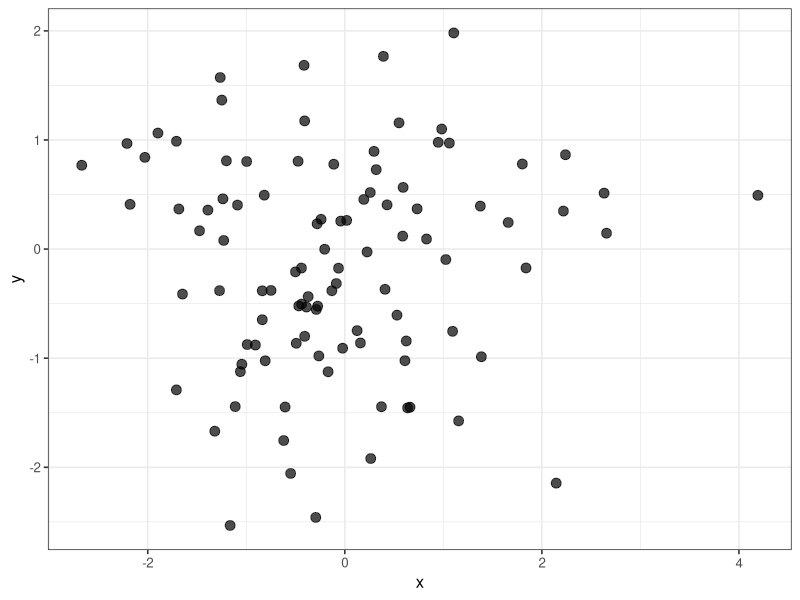

Generate this figure with R:
library(tidyverse)
#  [1] "lubridate" "forcats"   "stringr"   "dplyr"     "purrr"     "readr"     "tidyr"     "tibble"    "ggplot2"
# [10] "tidyverse" "nvimcom"   "stats"     "graphics"  "grDevices" "utils"     "datasets"  "methods"   "base"

df <- data.frame(
  x = rnorm(100),
  y = rnorm(100)
)
df$x
df$x

plot <- df |>
  ggplot(aes(x, y)) +
  geom_point(size = 3, alpha = 0.7) +
  theme_bw(base_size = 12)

print(plot)
